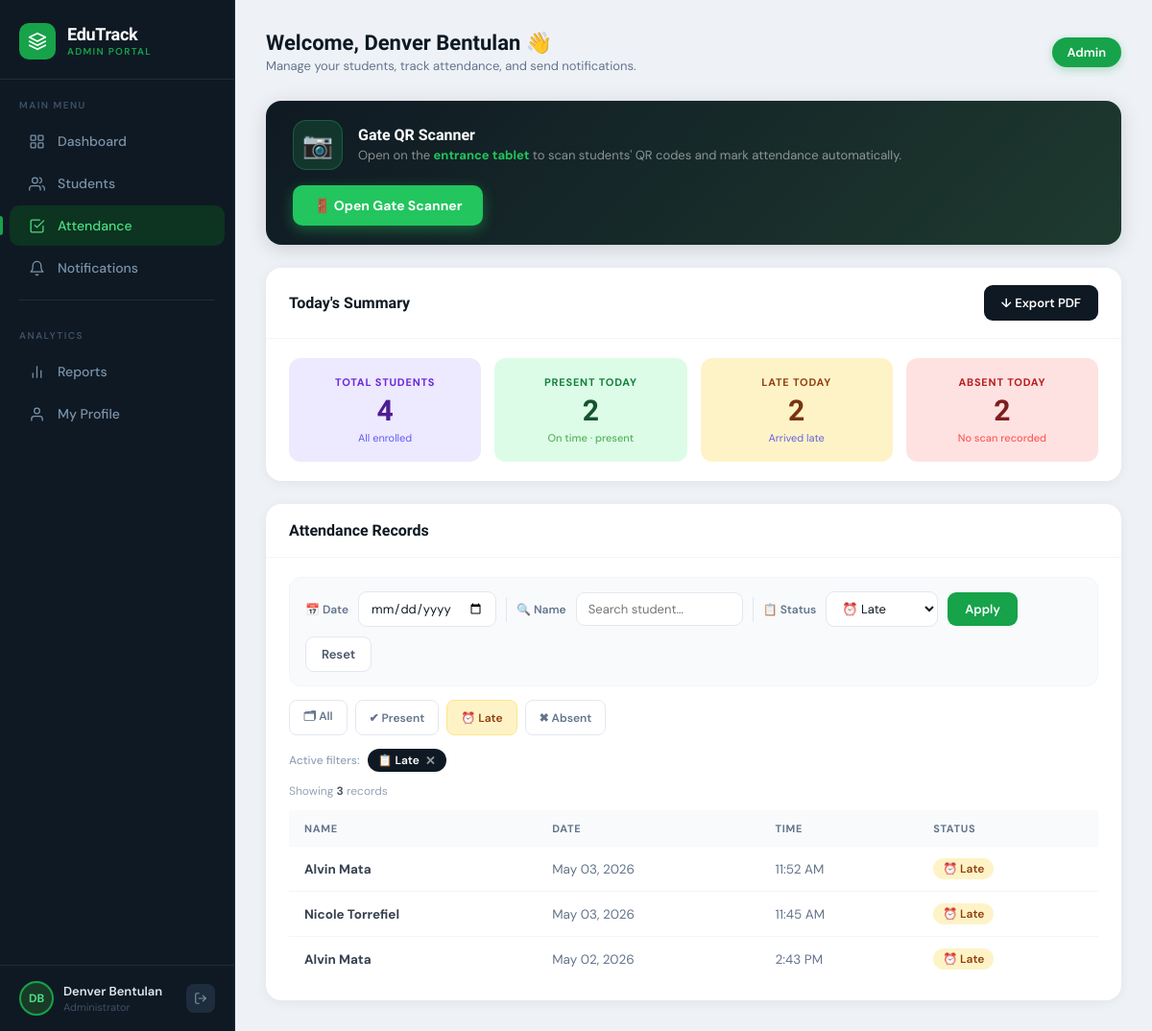
/admin_dashboard.php?page=attendance&filter_status=late (signed in), run on the app's committed database.
### tables this page shows
CREATE TABLE `users` (
  `id` int(11) NOT NULL,
  `fullname` varchar(255) NOT NULL,
  `email` varchar(255) NOT NULL,
  `role` enum('admin','teacher','student','parent') NOT NULL DEFAULT 'student',
  `password` varchar(255) NOT NULL,
  `date_added` datetime DEFAULT current_timestamp(),
  `parent_email` varchar(255) DEFAULT NULL,
  `qr_code` varchar(500) DEFAULT NULL,
  `qr_token` varchar(100) DEFAULT NULL
);

CREATE TABLE `attendance` (
  `id` int(11) NOT NULL,
  `student_id` int(11) NOT NULL,
  `scan_date` date NOT NULL,
  `scan_time` time NOT NULL,
  `status` enum('on_time','late') DEFAULT 'on_time',
  `date_added` datetime DEFAULT current_timestamp(),
  `created_at` datetime DEFAULT current_timestamp()
);

### admin_dashboard.php (the view, shortened to what this page needs)
<?php
include_once "includes/db.php";
$stmt = $conn->prepare("SELECT id, fullname, email, role, date_added FROM users WHERE id = ?");
$stmt->bind_param("i", $_SESSION['user_id']);
$stmt->execute();
$adminUser = $stmt->get_result()->fetch_assoc();
$name       = $adminUser['fullname']   ?? ($_SESSION['name'] ?? 'Admin');
$role       = $adminUser['role']       ?? 'admin';
$page = $_GET['page'] ?? 'dashboard';
$words    = array_slice(explode(' ', $name), 0, 2);
$initials = strtoupper(implode('', array_map(fn($w) => $w[0], $words)));
?>
<!DOCTYPE html>
<html lang="en">
<head>
</head>
<body>
<div class="sidebar">
    <a class="sidebar-brand" href="admin_dashboard.php">
        <div class="brand-icon">
            <svg viewBox="0 0 24 24">
                <path d="M12 2L2 7l10 5 10-5-10-5z"/>
                <path d="M2 17l10 5 10-5"/>
                <path d="M2 12l10 5 10-5"/>
            </svg>
        </div>
        <div>
            <div class="brand-name">EduTrack</div>
            <div class="brand-tag">Admin Portal</div>
        </div>
    </a>
    <div class="sidebar-section-label">Main Menu</div>
    <div class="nav">
        <a href="admin_dashboard.php?page=dashboard"
           class="<?= $page === 'dashboard' ? 'active' : '' ?>">
            <span class="nav-icon">
                <svg viewBox="0 0 24 24">
                    <rect x="3" y="3" width="7" height="7" rx="1"/>
                    <rect x="14" y="3" width="7" height="7" rx="1"/>
                    <rect x="3" y="14" width="7" height="7" rx="1"/>
                    <rect x="14" y="14" width="7" height="7" rx="1"/>
                </svg>
            </span>
            Dashboard
        </a>
        <a href="admin_dashboard.php?page=students"
           class="<?= $page === 'students' ? 'active' : '' ?>">
            <span class="nav-icon">
                <svg viewBox="0 0 24 24">
                    <path d="M17 21v-2a4 4 0 0 0-4-4H5a4 4 0 0 0-4 4v2"/>
                    <circle cx="9" cy="7" r="4"/>
                    <path d="M23 21v-2a4 4 0 0 0-3-3.87"/>
                    <path d="M16 3.13a4 4 0 0 1 0 7.75"/>
                </svg>
            </span>
            Students
        </a>
        <a href="admin_dashboard.php?page=attendance"
           class="<?= $page === 'attendance' ? 'active' : '' ?>">
            <span class="nav-icon">
                <svg viewBox="0 0 24 24">
                    <path d="M9 11l3 3L22 4"/>
                    <path d="M21 12v7a2 2 0 0 1-2 2H5a2 2 0 0 1-2-2V5a2 2 0 0 1 2-2h11"/>
                </svg>
            </span>
            Attendance
        </a>
        <a href="admin_dashboard.php?page=notifications"
           class="<?= $page === 'notifications' ? 'active' : '' ?>">
            <span class="nav-icon">
                <svg viewBox="0 0 24 24">
                    <path d="M18 8A6 6 0 0 0 6 8c0 7-3 9-3 9h18s-3-2-3-9"/>
                    <path d="M13.73 21a2 2 0 0 1-3.46 0"/>
                </svg>
            </span>
            Notifications
        </a>
    </div>
    <div class="sidebar-divider"></div>
    <div class="sidebar-section-label">Analytics</div>
    <div class="nav">
        <a href="admin_dashboard.php?page=reports"
           class="<?= $page === 'reports' ? 'active' : '' ?>">
            <span class="nav-icon">
                <svg viewBox="0 0 24 24">
                    <line x1="18" y1="20" x2="18" y2="10"/>
                    <line x1="12" y1="20" x2="12" y2="4"/>
                    <line x1="6" y1="20" x2="6" y2="14"/>
                </svg>
            </span>
            Reports
        </a>
        <a href="admin_dashboard.php?page=profile"
           class="<?= $page === 'profile' ? 'active' : '' ?>">
            <span class="nav-icon">
                <svg viewBox="0 0 24 24">
                    <path d="M20 21v-2a4 4 0 0 0-4-4H8a4 4 0 0 0-4 4v2"/>
                    <circle cx="12" cy="7" r="4"/>
                </svg>
            </span>
            My Profile
        </a>
    </div>
    <div class="sidebar-footer">
        <div class="user-card">
            <div class="user-avatar"><?= htmlspecialchars($initials) ?></div>
            <div class="user-info">
                <div class="user-name"><?= htmlspecialchars($name) ?></div>
                <div class="user-role">Administrator</div>
            </div>
            <a class="logout-link" href="logout.php" title="Logout">
                <svg viewBox="0 0 24 24">
                    <path d="M9 21H5a2 2 0 0 1-2-2V5a2 2 0 0 1 2-2h4"/>
                    <polyline points="16 17 21 12 16 7"/>
                    <line x1="21" y1="12" x2="9" y2="12"/>
                </svg>
            </a>
        </div>
    </div>
</div>
<div class="main">
    <div class="header">
        <div>
            <div class="welcome">Welcome, <?= htmlspecialchars($name) ?> 👋</div>
            <div class="welcome-sub">Manage your students, track attendance, and send notifications.</div>
        </div>
        <div class="role"><?= ucfirst($role) ?></div>
    </div>
    <?php
    switch($page) {
        case 'attendance':
            include 'pages/attendance.php';
            break;
            ?>
            <?php
    }
    ?>
</div>
</body>
</html>

### pages/attendance.php (shortened to what this page needs)
<?php
include 'includes/db.php';
$today = date('Y-m-d');
$totalStudents = $conn->query("SELECT COUNT(*) AS total FROM users WHERE role='student'")->fetch_assoc()['total'];
$presentToday = $conn->query("
    SELECT COUNT(DISTINCT student_id) AS total
    FROM attendance
    WHERE status IN ('present', 'on_time', 'late')
      AND scan_date = '$today'
")->fetch_assoc()['total'];
$absentToday = $conn->query("
    SELECT COUNT(*) AS total FROM users
    WHERE role = 'student'
      AND id NOT IN (
          SELECT DISTINCT student_id
          FROM attendance
          WHERE scan_date = '$today'
            AND status IN ('present', 'on_time', 'late')
      )
")->fetch_assoc()['total'];
$lateToday = $conn->query("
    SELECT COUNT(DISTINCT student_id) AS total
    FROM attendance
    WHERE status = 'late'
      AND scan_date = '$today'
")->fetch_assoc()['total'];
$where_parts   = [];
$filter_date   = '';
$filter_status = '';
$filter_search = '';
if (!empty($_GET['filter_status'])) {
    $filter_status = $conn->real_escape_string($_GET['filter_status']);
    if ($filter_status === 'present') {
        $where_parts[] = "attendance.status IN ('present', 'on_time')";
    } elseif ($filter_status === 'late') {
        $where_parts[] = "attendance.status = 'late'";
    } elseif ($filter_status === 'absent') {
        $where_parts[] = "attendance.status = 'absent'";
    }
}
$where = count($where_parts) ? "WHERE " . implode(" AND ", $where_parts) : "";
$records = $conn->query("
    SELECT users.fullname, attendance.scan_date, attendance.scan_time, attendance.status
    FROM attendance
    JOIN users ON users.id = attendance.student_id
    $where
    ORDER BY attendance.scan_date DESC, attendance.scan_time DESC
");
?>
<div class="att-page">
    <div class="gate-banner">
        <div class="gate-banner-left">
            <div class="gate-banner-icon">📷</div>
            <div class="gate-banner-text">
                <h3>Gate QR Scanner</h3>
                <p>Open on the <strong>entrance tablet</strong> to scan students' QR codes and mark attendance automatically.</p>
            </div>
        </div>
        <a href="gate_scanner.php" target="_blank" class="btn-gate">🚪 Open Gate Scanner</a>
    </div>
    <div class="att-card">
        <div class="att-card-header">
            <h2>Today's Summary</h2>
            <a href="export_attendance.php" class="btn-export">&#8595; Export PDF</a>
        </div>
        <div class="att-card-body">
            <div class="summary-grid">
                <a href="?page=attendance" class="summary-card total">
                    <div class="s-label">Total Students</div>
                    <div class="s-value"><?= $totalStudents ?></div>
                    <div class="s-sub">All enrolled</div>
                </a>
                <a href="?page=attendance&filter_date=<?= $today ?>&filter_status=present" class="summary-card present">
                    <div class="s-label">Present Today</div>
                    <div class="s-value"><?= $presentToday ?></div>
                    <div class="s-sub">On time · present</div>
                </a>
                <a href="?page=attendance&filter_date=<?= $today ?>&filter_status=late" class="summary-card late">
                    <div class="s-label">Late Today</div>
                    <div class="s-value"><?= $lateToday ?></div>
                    <div class="s-sub">Arrived late</div>
                </a>
                <a href="?page=attendance&filter_date=<?= $today ?>&filter_status=absent" class="summary-card absent">
                    <div class="s-label">Absent Today</div>
                    <div class="s-value"><?= $absentToday ?></div>
                    <div class="s-sub">No scan recorded</div>
                </a>
            </div>
        </div>
    </div>
    <div class="att-card">
        <div class="att-card-header"><h2>Attendance Records</h2></div>
        <div class="att-card-body">
            <form method="GET" class="filter-bar">
                <label>📅 Date</label>
                <input type="date" name="filter_date" value="<?= htmlspecialchars($filter_date) ?>" onchange="this.form.submit()">
                <label>🔍 Name</label>
                <input type="text" name="filter_search" placeholder="Search student…" value="<?= htmlspecialchars($filter_search) ?>">
                <label>📋 Status</label>
                <select name="filter_status">
                    <option value="late"    <?= $filter_status === 'late'    ? 'selected' : '' ?>>⏰ Late</option>
                </select>
                <button class="btn-filter" type="submit">Apply</button>
                <a href="admin_dashboard.php?page=attendance" class="btn-reset">Reset</a>
            </form>
            <?php
            $base = "admin_dashboard.php?page=attendance"
                  . ($filter_date   ? "&filter_date=$filter_date"                         : "")
                  . ($filter_search ? "&filter_search=" . urlencode($filter_search) : "");
            ?>
            <div class="status-tabs">
                <a href="<?= $base ?>"                          class="status-tab <?= !$filter_status              ? 'act-all'     : '' ?>">🗂 All</a>
                <a href="<?= $base ?>&filter_status=present"    class="status-tab <?= $filter_status === 'present'  ? 'act-present' : '' ?>">✔ Present</a>
                <a href="<?= $base ?>&filter_status=late"       class="status-tab <?= $filter_status === 'late'     ? 'act-late'    : '' ?>">⏰ Late</a>
                <a href="<?= $base ?>&filter_status=absent"     class="status-tab <?= $filter_status === 'absent'   ? 'act-absent'  : '' ?>">✖ Absent</a>
            </div>
            <?php if ($filter_date || $filter_status || $filter_search): ?>
            <div class="active-filters">
                <span class="filter-label-sm">Active filters:</span>
                <?php if ($filter_status): ?>
                    <span class="filter-pill">📋 <?= ucfirst($filter_status) ?>
                        <a href="?page=attendance<?= $filter_date ? "&filter_date=$filter_date" : '' ?><?= $filter_search ? "&filter_search=" . urlencode($filter_search) : '' ?>">✕</a>
                    </span>
                <?php endif; ?>
            </div>
            <?php endif; ?>
            <?php $count = $records ? $records->num_rows : 0; ?>
            <div class="results-meta">Showing <strong><?= $count ?></strong> record<?= $count !== 1 ? 's' : '' ?></div>
            <table class="att-table">
                <thead>
                    <tr><th>Name</th><th>Date</th><th>Time</th><th>Status</th></tr>
                </thead>
                <tbody>
                <?php if ($records && $records->num_rows > 0): ?>
                    <?php while ($r = $records->fetch_assoc()):
                        $s = $r['status'];
                    ?>
                    <tr>
                        <td><strong><?= htmlspecialchars($r['fullname']) ?></strong></td>
                        <td style="color:#64748b;"><?= date('M d, Y', strtotime($r['scan_date'])) ?></td>
                        <td style="color:#64748b;">
                            <?php
                            echo ($s === 'absent' && (empty($r['scan_time']) || $r['scan_time'] === '00:00:00'))
                                ? '—'
                                : date('g:i A', strtotime($r['scan_time']));
                            ?>
                        </td>
                        <td>
                            <?php if ($s === 'present' || $s === 'on_time'): ?>
                                <span class="status-badge status-present">✔ Present</span>
                            <?php elseif ($s === 'late'): ?>
                                <span class="status-badge status-late">⏰ Late</span>
                            <?php else: ?>
                                <span class="status-badge status-absent">✖ Absent</span>
                            <?php endif; ?>
                        </td>
                    </tr>
                    <?php endwhile; ?>
                <?php endif; ?>
                </tbody>
            </table>
        </div>
    </div>
</div>

### data on the page
users: fullname "DB", fullname "Denver Bentulan", role "Admin"
attendance: student.fullname "Alvin Mata", scan_date "May 03, 2026", scan_time "11:52 AM", status "⏰ Late"
attendance: student.fullname "Nicole Torrefiel", scan_date "May 03, 2026", scan_time "11:45 AM", status "⏰ Late"
attendance: student.fullname "Alvin Mata", scan_date "May 02, 2026", scan_time "2:43 PM", status "⏰ Late"

### other printed values
$totalStudents "4"
$presentToday "2"
$lateToday "2"
$absentToday "2"
$filter_status "Late"
$count "3"
